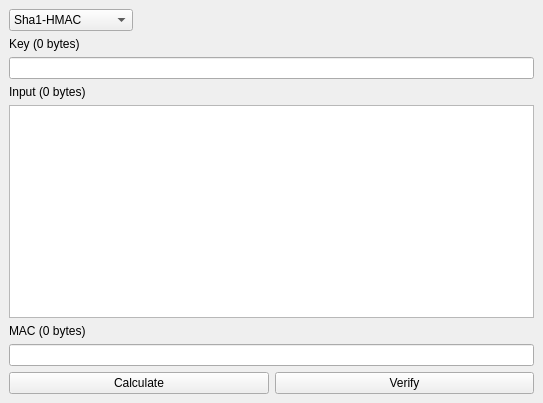
<?xml version="1.0" encoding="UTF-8"?>
<ui version="4.0">
 <class>UiHmacSha</class>
 <widget class="QMainWindow" name="UiHmacSha">
  <property name="geometry">
   <rect>
    <x>0</x>
    <y>0</y>
    <width>543</width>
    <height>403</height>
   </rect>
  </property>
  <property name="windowTitle">
   <string>UiHmacSha</string>
  </property>
  <widget class="QWidget" name="centralwidget">
   <layout class="QGridLayout" name="gridLayout">
    <item row="0" column="0" colspan="2">
     <widget class="QComboBox" name="comboBox_Mode">
      <property name="sizePolicy">
       <sizepolicy hsizetype="Maximum" vsizetype="Fixed">
        <horstretch>0</horstretch>
        <verstretch>0</verstretch>
       </sizepolicy>
      </property>
      <item>
       <property name="text">
        <string>Sha1-HMAC</string>
       </property>
      </item>
      <item>
       <property name="text">
        <string>Sha2-256-HMAC</string>
       </property>
      </item>
      <item>
       <property name="text">
        <string>Sha2-384-HMAC</string>
       </property>
      </item>
     </widget>
    </item>
    <item row="1" column="0">
     <widget class="QLabel" name="label_Key">
      <property name="text">
       <string>Key (0 bytes)</string>
      </property>
     </widget>
    </item>
    <item row="2" column="0" colspan="2">
     <widget class="QLineEdit" name="lineEdit_Key">
      <property name="font">
       <font>
        <family>Consolas</family>
       </font>
      </property>
     </widget>
    </item>
    <item row="3" column="0">
     <widget class="QLabel" name="label_Input">
      <property name="text">
       <string>Input (0 bytes)</string>
      </property>
     </widget>
    </item>
    <item row="4" column="0" colspan="2">
     <widget class="QTextEdit" name="textEdit_InputData">
      <property name="font">
       <font>
        <family>Consolas</family>
       </font>
      </property>
      <property name="html">
       <string>&lt;!DOCTYPE HTML PUBLIC &quot;-//W3C//DTD HTML 4.0//EN&quot; &quot;http://www.w3.org/TR/REC-html40/strict.dtd&quot;&gt;
&lt;html&gt;&lt;head&gt;&lt;meta name=&quot;qrichtext&quot; content=&quot;1&quot; /&gt;&lt;meta charset=&quot;utf-8&quot; /&gt;&lt;style type=&quot;text/css&quot;&gt;
p, li { white-space: pre-wrap; }
hr { height: 1px; border-width: 0; }
li.unchecked::marker { content: &quot;\2610&quot;; }
li.checked::marker { content: &quot;\2612&quot;; }
&lt;/style&gt;&lt;/head&gt;&lt;body style=&quot; font-family:'Consolas'; font-size:9pt; font-weight:400; font-style:normal;&quot;&gt;
&lt;p style=&quot;-qt-paragraph-type:empty; margin-top:0px; margin-bottom:0px; margin-left:0px; margin-right:0px; -qt-block-indent:0; text-indent:0px;&quot;&gt;&lt;br /&gt;&lt;/p&gt;&lt;/body&gt;&lt;/html&gt;</string>
      </property>
     </widget>
    </item>
    <item row="5" column="0">
     <widget class="QLabel" name="label_Mac">
      <property name="text">
       <string>MAC (0 bytes)</string>
      </property>
     </widget>
    </item>
    <item row="6" column="0" colspan="2">
     <widget class="QLineEdit" name="lineEdit_Mac">
      <property name="font">
       <font>
        <family>Consolas</family>
       </font>
      </property>
     </widget>
    </item>
    <item row="7" column="0">
     <widget class="QPushButton" name="pushButton_CalcMac">
      <property name="text">
       <string>Calculate</string>
      </property>
     </widget>
    </item>
    <item row="7" column="1">
     <widget class="QPushButton" name="pushButton_VerifyMac">
      <property name="text">
       <string>Verify</string>
      </property>
     </widget>
    </item>
   </layout>
  </widget>
 </widget>
 <resources/>
 <connections/>
</ui>
